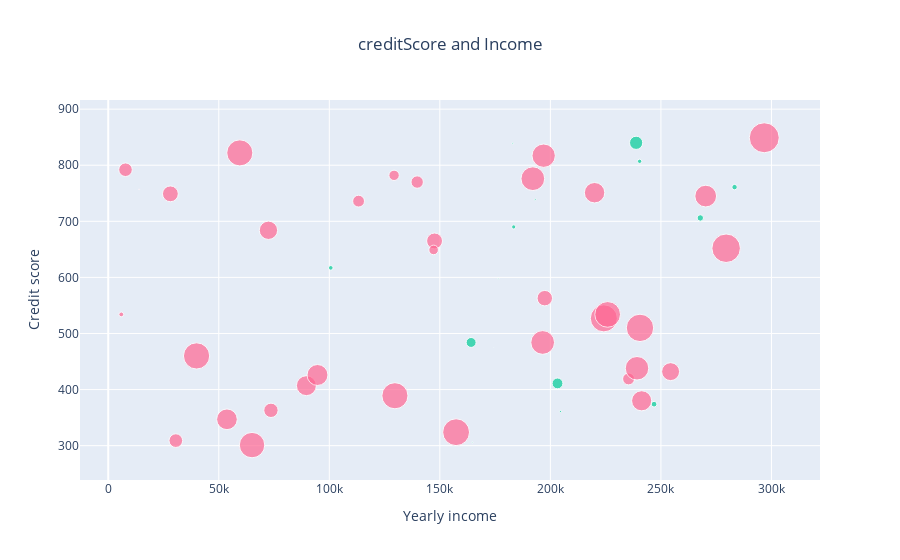

This figure's notebook cell:
### Code cell
############ SCATTER CHART #############
fig = go.Figure()
max_marker_size = 30
fig.add_trace(go.Scatter(
                 x=datasink[get_decision_borrower_yearly_income],
                 y=datasink[get_decision_borrower_credit_score],
                 mode='markers',
                 marker_size=array_normalize(datasink[get_decision_amount], max_marker_size), 
                 marker_color=set_colors(datasink[get_decision_approval]),
                 text=datasink[get_decision_approval], 
                 hovertemplate="<b>Income:</b> %{x}<br><b>creditScore:</b> %{y}<br><b>Approval:</b> %{text}<extra></extra>",
                 name='V1'
))

fig.update_xaxes(title_text='Yearly income')
fig.update_yaxes(title_text='Credit score')

fig.update_layout(
    barmode='stack', 
    showlegend=False,
    title={'text': f"creditScore and Income",
          'x':0.5,
          'xanchor': 'center'
    })

iplot(fig)

### Figure 1 — Plotly figure (JSON) as saved in the notebook; plotly's stock layout.template omitted (floating-point values rounded to 4 significant figures)
{"data": [{"hovertemplate": "<b>Income:</b> %{x}<br><b>creditScore:</b> %{y}<br><b>Approval:</b> %{text}<extra></extra>", "marker": {"color": ["#FF6692", "#FF6692", "#FF6692", "#FF6692", "#FF6692", "#00CC96", "#00CC96", "#FF6692", "#FF6692", "#FF6692", "#FF6692", "#00CC96", "#FF6692", "#FF6692", "#00CC96", "#FF6692", "#00CC96", "#FF6692", "#00CC96", "#FF6692", "#FF6692", "#00CC96", "#FF6692", "#FF6692", "#00CC96", "#FF6692", "#FF6692", "#FF6692", "#00CC96", "#FF6692", "#00CC96", "#00CC96", "#00CC96", "#FF6692", "#FF6692", "#FF6692", "#FF6692", "#FF6692", "#00CC96", "#FF6692", "#FF6692", "#FF6692", "#FF6692", "#FF6692", "#00CC96", "#FF6692", "#FF6692", "#00CC96", "#FF6692", "#FF6692"], "size": [11.86, 27.06, 26.24, 20.44, 18.33, 6.429, 1.181, 13.66, 26.11, 21.75, 15.45, 4.656, 0.9658, 15.9, 1.57, 13.6, 5.414, 10.41, 1.769, 27.4, 14.39, 13.24, 28.53, 9.588, 2.052, 4.827, 11.91, 23.37, 4.194, 19.98, 10.84, 4.344, 0.2433, 30, 17.95, 26.14, 23.55, 23.74, 5.729, 23.75, 20.7, 26.87, 15.82, 20.14, 1.289, 25.44, 20.97, 9.941, 12.39, 25.72]}, "mode": "markers", "name": "V1", "text": [false, false, false, false, false, true, true, false, false, false, false, true, false, false, true, false, true, false, true, false, false, true, false, false, true, false, false, false, true, false, true, true, true, false, false, false, false, false, true, false, false, false, false, false, true, false, false, true, false, false], "type": "scatter", "x": [113243, 224186, 39954, 219998, 72470, 267823, 164748, 30573, 59518, 270265, 197471, 100671, 13968, 147611, 182984, 7811, 283320, 129299, 193167, 240539, 73605, 238796, 279501, 147191, 204564, 5905, 235376, 196959, 183421, 89639, 203224, 240385, 174464, 296745, 254383, 129683, 239189, 196511, 246908, 192064, 53709, 157362, 28113, 241288, 176440, 65052, 94657, 164152, 139748, 225907], "y": [736, 527, 460, 751, 684, 706, 306, 309, 822, 745, 563, 617, 757, 665, 839, 792, 761, 782, 739, 510, 363, 840, 652, 649, 361, 534, 419, 817, 690, 407, 411, 807, 475, 849, 432, 389, 438, 484, 374, 776, 347, 324, 749, 380, 598, 301, 426, 484, 770, 534]}], "layout": {"autosize": true, "barmode": "stack", "showlegend": false, "title": {"text": "creditScore and Income", "x": 0.5, "xanchor": "center"}, "xaxis": {"autorange": true, "range": [-11590.0, 319200.0], "title": {"text": "Yearly income"}, "type": "linear"}, "yaxis": {"autorange": true, "range": [193.9, 968.4], "title": {"text": "Credit score"}, "type": "linear"}}}
